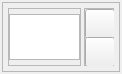
<?xml version="1.0" encoding="UTF-8"?>
<ui version="4.0">
 <class>MainWindow</class>
 <widget class="QMainWindow" name="MainWindow">
  <property name="geometry">
   <rect>
    <x>0</x>
    <y>0</y>
    <width>122</width>
    <height>74</height>
   </rect>
  </property>
  <property name="sizePolicy">
   <sizepolicy hsizetype="Preferred" vsizetype="Expanding">
    <horstretch>0</horstretch>
    <verstretch>0</verstretch>
   </sizepolicy>
  </property>
  <property name="windowTitle">
   <string>MainWindow</string>
  </property>
  <property name="styleSheet">
   <string notr="true"/>
  </property>
  <widget class="QWidget" name="centralwidget">
   <property name="sizePolicy">
    <sizepolicy hsizetype="Expanding" vsizetype="Expanding">
     <horstretch>0</horstretch>
     <verstretch>0</verstretch>
    </sizepolicy>
   </property>
   <property name="minimumSize">
    <size>
     <width>0</width>
     <height>0</height>
    </size>
   </property>
   <property name="maximumSize">
    <size>
     <width>800</width>
     <height>16000</height>
    </size>
   </property>
   <property name="styleSheet">
    <string notr="true"/>
   </property>
   <layout class="QHBoxLayout" name="horizontalLayout">
    <property name="spacing">
     <number>0</number>
    </property>
    <property name="leftMargin">
     <number>2</number>
    </property>
    <property name="topMargin">
     <number>2</number>
    </property>
    <property name="rightMargin">
     <number>2</number>
    </property>
    <property name="bottomMargin">
     <number>2</number>
    </property>
    <item>
     <widget class="QFrame" name="fm_tooltip">
      <property name="sizePolicy">
       <sizepolicy hsizetype="Expanding" vsizetype="Expanding">
        <horstretch>0</horstretch>
        <verstretch>0</verstretch>
       </sizepolicy>
      </property>
      <property name="minimumSize">
       <size>
        <width>0</width>
        <height>70</height>
       </size>
      </property>
      <property name="maximumSize">
       <size>
        <width>800</width>
        <height>16000</height>
       </size>
      </property>
      <property name="sizeIncrement">
       <size>
        <width>0</width>
        <height>0</height>
       </size>
      </property>
      <property name="styleSheet">
       <string notr="true"/>
      </property>
      <property name="frameShape">
       <enum>QFrame::StyledPanel</enum>
      </property>
      <property name="frameShadow">
       <enum>QFrame::Raised</enum>
      </property>
      <layout class="QHBoxLayout" name="horizontalLayout_2">
       <property name="spacing">
        <number>3</number>
       </property>
       <property name="leftMargin">
        <number>5</number>
       </property>
       <property name="topMargin">
        <number>5</number>
       </property>
       <property name="rightMargin">
        <number>5</number>
       </property>
       <property name="bottomMargin">
        <number>5</number>
       </property>
       <item>
        <widget class="QFrame" name="fm_principal">
         <property name="sizePolicy">
          <sizepolicy hsizetype="Expanding" vsizetype="Preferred">
           <horstretch>0</horstretch>
           <verstretch>0</verstretch>
          </sizepolicy>
         </property>
         <property name="styleSheet">
          <string notr="true"/>
         </property>
         <property name="frameShape">
          <enum>QFrame::StyledPanel</enum>
         </property>
         <property name="frameShadow">
          <enum>QFrame::Raised</enum>
         </property>
         <layout class="QVBoxLayout" name="verticalLayout_2">
          <property name="spacing">
           <number>0</number>
          </property>
          <property name="leftMargin">
           <number>0</number>
          </property>
          <property name="topMargin">
           <number>5</number>
          </property>
          <property name="rightMargin">
           <number>0</number>
          </property>
          <property name="bottomMargin">
           <number>0</number>
          </property>
          <item>
           <widget class="QTextEdit" name="textContent">
            <property name="styleSheet">
             <string notr="true"/>
            </property>
            <property name="readOnly">
             <bool>true</bool>
            </property>
            <property name="textInteractionFlags">
             <set>Qt::TextSelectableByKeyboard|Qt::TextSelectableByMouse</set>
            </property>
           </widget>
          </item>
          <item>
           <spacer name="horizontalSpacer">
            <property name="orientation">
             <enum>Qt::Horizontal</enum>
            </property>
            <property name="sizeHint" stdset="0">
             <size>
              <width>40</width>
              <height>5</height>
             </size>
            </property>
           </spacer>
          </item>
         </layout>
        </widget>
       </item>
       <item>
        <widget class="QFrame" name="fm_bar">
         <property name="sizePolicy">
          <sizepolicy hsizetype="Expanding" vsizetype="Expanding">
           <horstretch>0</horstretch>
           <verstretch>0</verstretch>
          </sizepolicy>
         </property>
         <property name="maximumSize">
          <size>
           <width>30</width>
           <height>16777215</height>
          </size>
         </property>
         <property name="styleSheet">
          <string notr="true"/>
         </property>
         <property name="frameShape">
          <enum>QFrame::StyledPanel</enum>
         </property>
         <property name="frameShadow">
          <enum>QFrame::Raised</enum>
         </property>
         <layout class="QVBoxLayout" name="verticalLayout">
          <property name="spacing">
           <number>0</number>
          </property>
          <property name="leftMargin">
           <number>0</number>
          </property>
          <property name="topMargin">
           <number>0</number>
          </property>
          <property name="rightMargin">
           <number>0</number>
          </property>
          <property name="bottomMargin">
           <number>0</number>
          </property>
          <item>
           <widget class="QPushButton" name="bt_fijar">
            <property name="sizePolicy">
             <sizepolicy hsizetype="Fixed" vsizetype="Fixed">
              <horstretch>0</horstretch>
              <verstretch>0</verstretch>
             </sizepolicy>
            </property>
            <property name="minimumSize">
             <size>
              <width>30</width>
              <height>30</height>
             </size>
            </property>
            <property name="maximumSize">
             <size>
              <width>30</width>
              <height>30</height>
             </size>
            </property>
            <property name="styleSheet">
             <string notr="true"/>
            </property>
            <property name="text">
             <string/>
            </property>
            <property name="icon">
             <iconset>
              <normaloff>Resources/pin.png</normaloff>Resources/pin.png</iconset>
            </property>
           </widget>
          </item>
          <item>
           <widget class="QPushButton" name="bt_copiar">
            <property name="sizePolicy">
             <sizepolicy hsizetype="Fixed" vsizetype="Fixed">
              <horstretch>0</horstretch>
              <verstretch>0</verstretch>
             </sizepolicy>
            </property>
            <property name="minimumSize">
             <size>
              <width>30</width>
              <height>30</height>
             </size>
            </property>
            <property name="maximumSize">
             <size>
              <width>30</width>
              <height>30</height>
             </size>
            </property>
            <property name="toolTip">
             <string/>
            </property>
            <property name="toolTipDuration">
             <number>-1</number>
            </property>
            <property name="styleSheet">
             <string notr="true"/>
            </property>
            <property name="text">
             <string/>
            </property>
            <property name="icon">
             <iconset>
              <normaloff>Resources/copy.png</normaloff>Resources/copy.png</iconset>
            </property>
            <property name="iconSize">
             <size>
              <width>20</width>
              <height>20</height>
             </size>
            </property>
           </widget>
          </item>
          <item>
           <spacer name="verticalSpacer">
            <property name="orientation">
             <enum>Qt::Vertical</enum>
            </property>
            <property name="sizeHint" stdset="0">
             <size>
              <width>20</width>
              <height>415</height>
             </size>
            </property>
           </spacer>
          </item>
         </layout>
        </widget>
       </item>
      </layout>
     </widget>
    </item>
   </layout>
  </widget>
  <action name="actionNuevo2">
   <property name="text">
    <string>Nuevo</string>
   </property>
   <property name="shortcut">
    <string>Ctrl+Q</string>
   </property>
  </action>
 </widget>
 <resources/>
 <connections/>
</ui>
